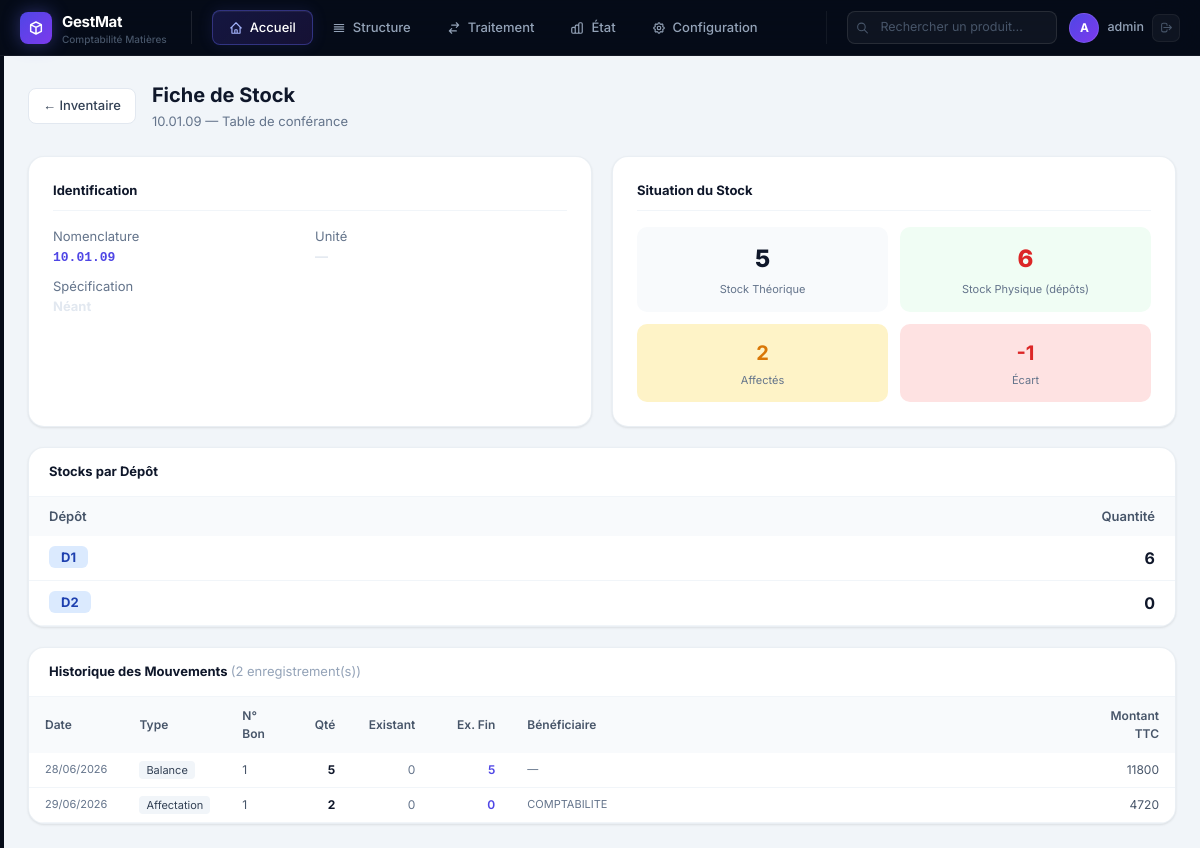
The page /etats/fiche-stock/742/ (signed in) on the database its author committed.
### matieres/models.py (models this page shows, shortened)
class Produit(models.Model):
    compte_principal = models.ForeignKey(
        ComptePrincipale, on_delete=models.SET_NULL, null=True, blank=True,
        related_name='produits', verbose_name="Compte principal"
    )
    sous_compte = models.ForeignKey(
        SousCompte, on_delete=models.SET_NULL, null=True, blank=True,
        related_name='produits', verbose_name="Sous-compte"
    )
    nomenclature = models.CharField(max_length=30, unique=True, verbose_name="Nomenclature")
    designation = models.CharField(max_length=300, verbose_name="Désignation")
    stock_global = models.IntegerField(default=0, verbose_name="Stock global")
    qte_affectation = models.IntegerField(default=0, verbose_name="Qté affectée")
    qte_sd = models.IntegerField(default=0, verbose_name="Qté sortie définitive")
    entree = models.IntegerField(default=0, verbose_name="Entrée")
    unite = models.ForeignKey(
        Unite, on_delete=models.SET_NULL, null=True, blank=True, verbose_name="Unité"
    )
    specification = models.CharField(max_length=300, blank=True, verbose_name="Spécification")
    observation = models.TextField(blank=True, verbose_name="Observation")
    qte_sp = models.IntegerField(default=0, verbose_name="Qté sortie provisoire")
    class Meta:
        verbose_name = "Produit"
        verbose_name_plural = "Produits"
        ordering = ['nomenclature']

class StockDepot(models.Model):
    produit = models.ForeignKey(
        Produit, on_delete=models.CASCADE, null=True, blank=True,
        related_name='stocks', verbose_name="Produit"
    )
    depot = models.ForeignKey(Depot, on_delete=models.CASCADE, verbose_name="Dépôt")
    nomenclature = models.CharField(max_length=30, verbose_name="Nomenclature")
    designation = models.CharField(max_length=300, verbose_name="Désignation")
    qte_stock = models.IntegerField(default=0, verbose_name="Quantité en stock")
    class Meta:
        verbose_name = "Stock Dépôt"
        verbose_name_plural = "Stocks Dépôts"
        ordering = ['depot', 'nomenclature']

class Depot(models.Model):
    code = models.CharField(max_length=20, unique=True, verbose_name="Code dépôt")
    class Meta:
        verbose_name = "Dépôt"
        verbose_name_plural = "Dépôts"
        ordering = ['code']

class Journal(models.Model):
    date_creation = models.DateField(null=True, blank=True, verbose_name="Date")
    num_bon = models.IntegerField(default=0, verbose_name="N° Bon")
    type_entree = models.CharField(max_length=100, verbose_name="Type opération")
    designation = models.CharField(max_length=300, verbose_name="Désignation")
    nomenclature = models.CharField(max_length=30, verbose_name="Nomenclature")
    specification = models.CharField(max_length=300, blank=True, verbose_name="Spécification")
    qte = models.IntegerField(default=0, verbose_name="Quantité")
    unite = models.CharField(max_length=50, blank=True, verbose_name="Unité")
    prix_ht = models.DecimalField(max_digits=15, decimal_places=2, default=0, verbose_name="Prix HT")
    prix_ttc = models.DecimalField(max_digits=15, decimal_places=2, default=0, verbose_name="Prix TTC")
    montant_ttc = models.DecimalField(max_digits=15, decimal_places=2, default=0, verbose_name="Montant TTC")
    beneficiaire = models.CharField(max_length=200, blank=True, verbose_name="Bénéficiaire")
    annee_exercice = models.IntegerField(null=True, blank=True, verbose_name="Année")
    depot = models.CharField(max_length=50, blank=True, verbose_name="Dépôt")
    observation = models.TextField(blank=True, verbose_name="Observation")
    existant = models.IntegerField(default=0, verbose_name="Existant")
    entree_periode = models.IntegerField(default=0, verbose_name="Entrée")
    sortie_periode = models.IntegerField(default=0, verbose_name="Sortie")
    existant_fin_periode = models.IntegerField(default=0, verbose_name="Existant fin période")
    montant_existant = models.DecimalField(max_digits=15, decimal_places=2, default=0, verbose_name="Montant existant")
    class Meta:
        verbose_name = "Journal"
        verbose_name_plural = "Journal des opérations"
        ordering = ['-date_creation', '-num_bon']

### matieres/views.py (the view)
# urls.py: path('etats/fiche-stock/<int:pk>/', views.fiche_stock, name='fiche_stock'),
@login_required
def fiche_stock(request, pk):
    produit = get_object_or_404(Produit, pk=pk)
    stocks_depot = StockDepot.objects.filter(produit=produit).select_related('depot')
    mouvements = Journal.objects.filter(nomenclature=produit.nomenclature).order_by('date_creation', 'id')
    total_physique = stocks_depot.aggregate(t=Sum('qte_stock'))['t'] or 0
    context = {
        'page_title': f'Fiche de Stock — {produit.nomenclature}',
        'produit': produit,
        'stocks_depot': stocks_depot,
        'mouvements': mouvements,
        'total_physique': total_physique,
        'ecart': produit.stock_global - total_physique,
    }
    return render(request, 'etats/fiche_stock.html', context)

### templates/etats/fiche_stock.html (shortened to what this page needs)
{% extends "base.html" %}
{% block content %}
<div style="display:flex;align-items:center;gap:16px;margin-bottom:24px">
  <a href="{% url 'matieres:inventaire_global' %}" class="btn-secondary" style="padding:7px 14px;font-size:13px">← Inventaire</a>
  <div>
    <h1 style="font-size:20px;font-weight:700;color:#0f172a">Fiche de Stock</h1>
    <p style="color:#64748b;font-size:13px;margin-top:2px">{{ produit.nomenclature }} — {{ produit.designation }}</p>
  </div>
</div>
<div style="display:grid;grid-template-columns:1fr 1fr;gap:20px;margin-bottom:20px">
  <div class="card">
    <h3 style="font-size:13px;font-weight:700;color:#0f172a;margin-bottom:16px;padding-bottom:10px;border-bottom:1px solid #f1f5f9">Identification</h3>
    <div style="display:grid;grid-template-columns:1fr 1fr;gap:10px;font-size:13px">
      <div><span style="color:#64748b">Nomenclature</span><br><strong style="font-family:monospace;color:#4f46e5">{{ produit.nomenclature }}</strong></div>
      <div><span style="color:#64748b">Unité</span><br><strong>{{ produit.unite.libelle|default:"—" }}</strong></div>
      {% if produit.specification %}
      <div style="grid-column:1/-1"><span style="color:#64748b">Spécification</span><br><strong>{{ produit.specification }}</strong></div>
      {% endif %}
    </div>
  </div>
  <div class="card">
    <h3 style="font-size:13px;font-weight:700;color:#0f172a;margin-bottom:16px;padding-bottom:10px;border-bottom:1px solid #f1f5f9">Situation du Stock</h3>
    <div style="display:grid;grid-template-columns:1fr 1fr;gap:12px">
      <div style="background:#f8fafc;border-radius:10px;padding:14px;text-align:center">
        <div style="font-size:24px;font-weight:800;color:#0f172a">{{ produit.stock_global }}</div>
        <div style="font-size:11px;color:#64748b;margin-top:4px">Stock Théorique</div>
      </div>
      <div style="background:#f0fdf4;border-radius:10px;padding:14px;text-align:center">
        <div style="font-size:24px;font-weight:800;color:{% if total_physique != produit.stock_global %}#dc2626{% else %}#16a34a{% endif %}">{{ total_physique }}</div>
        <div style="font-size:11px;color:#64748b;margin-top:4px">Stock Physique (dépôts)</div>
      </div>
      <div style="background:#fef3c7;border-radius:10px;padding:14px;text-align:center">
        <div style="font-size:20px;font-weight:700;color:#d97706">{{ produit.qte_affectation }}</div>
        <div style="font-size:11px;color:#64748b;margin-top:4px">Affectés</div>
      </div>
      <div style="background:{% if ecart != 0 %}#fee2e2{% else %}#f0fdf4{% endif %};border-radius:10px;padding:14px;text-align:center">
        <div style="font-size:20px;font-weight:700;color:{% if ecart != 0 %}#dc2626{% else %}#16a34a{% endif %}">
          {% if ecart > 0 %}+{% endif %}{{ ecart }}
        </div>
        <div style="font-size:11px;color:#64748b;margin-top:4px">Écart</div>
      </div>
    </div>
  </div>
</div>
{% if stocks_depot %}
<div class="card" style="margin-bottom:20px;padding:0;overflow:hidden">
  <div style="padding:14px 20px;border-bottom:1px solid #f1f5f9;font-size:13px;font-weight:700;color:#0f172a">Stocks par Dépôt</div>
  <table style="width:100%;border-collapse:collapse;font-size:13px">
    <thead>
      <tr style="background:#f8fafc">
        <th style="padding:10px 20px;text-align:left;font-weight:600;color:#475569">Dépôt</th>
        <th style="padding:10px 20px;text-align:right;font-weight:600;color:#475569">Quantité</th>
      </tr>
    </thead>
    <tbody>
      {% for sd in stocks_depot %}
      <tr class="table-row">
        <td style="padding:10px 20px">
          <span style="background:#dbeafe;color:#1e40af;padding:3px 12px;border-radius:6px;font-weight:700">{{ sd.depot.code }}</span>
        </td>
        <td style="padding:10px 20px;text-align:right;font-weight:700;font-size:16px;color:#0f172a">{{ sd.qte_stock }}</td>
      </tr>
      {% endfor %}
    </tbody>
  </table>
</div>
{% endif %}
<div class="card" style="padding:0;overflow:hidden">
  <div style="padding:14px 20px;border-bottom:1px solid #f1f5f9;font-size:13px;font-weight:700;color:#0f172a">
    Historique des Mouvements <span style="font-weight:400;color:#94a3b8">({{ mouvements.count }} enregistrement(s))</span>
  </div>
  {% if mouvements %}
  <table style="width:100%;border-collapse:collapse;font-size:12px">
    <thead>
      <tr style="background:#f8fafc">
        <th style="padding:10px 16px;text-align:left;font-weight:600;color:#475569;width:90px">Date</th>
        <th style="padding:10px 16px;text-align:left;font-weight:600;color:#475569;width:100px">Type</th>
        <th style="padding:10px 16px;text-align:left;font-weight:600;color:#475569;width:55px">N° Bon</th>
        <th style="padding:10px 16px;text-align:right;font-weight:600;color:#475569;width:70px">Qté</th>
        <th style="padding:10px 16px;text-align:right;font-weight:600;color:#475569;width:80px">Existant</th>
        <th style="padding:10px 16px;text-align:right;font-weight:600;color:#475569;width:80px">Ex. Fin</th>
        <th style="padding:10px 16px;text-align:left;font-weight:600;color:#475569">Bénéficiaire</th>
        <th style="padding:10px 16px;text-align:right;font-weight:600;color:#475569;width:100px">Montant TTC</th>
      </tr>
    </thead>
    <tbody>
      {% for j in mouvements %}
      <tr class="table-row">
        <td style="padding:8px 16px;color:#64748b;font-size:11px">{{ j.date_creation|date:"d/m/Y"|default:"—" }}</td>
        <td style="padding:8px 16px"><span style="background:#f1f5f9;padding:2px 7px;border-radius:4px;font-size:11px;color:#334155">{{ j.type_entree }}</span></td>
        <td style="padding:8px 16px;color:#475569">{{ j.num_bon|default:"—" }}</td>
        <td style="padding:8px 16px;text-align:right;font-weight:700;color:#0f172a">{{ j.qte }}</td>
        <td style="padding:8px 16px;text-align:right;color:#64748b">{{ j.existant }}</td>
        <td style="padding:8px 16px;text-align:right;font-weight:600;color:#4f46e5">{{ j.existant_fin_periode }}</td>
        <td style="padding:8px 16px;color:#64748b;font-size:11px">{{ j.beneficiaire|default:"—" }}</td>
        <td style="padding:8px 16px;text-align:right;color:#475569">{{ j.montant_ttc|floatformat:0 }}</td>
      </tr>
      {% endfor %}
    </tbody>
  </table>
  {% else %}
  <div style="padding:40px;text-align:center;color:#94a3b8">Aucun mouvement enregistré pour ce produit.</div>
  {% endif %}
</div>
{% endblock %}

### templates/base.html (shortened to what this page needs)
<!DOCTYPE html>
<html lang="fr" class="h-full">
<head>
  <script src="https://cdn.tailwindcss.com"></script>
</head>
<body>
<header class="topbar">
  <div class="logo-wrap">
    <div class="logo-icon">
      <svg width="16" height="16" fill="none" stroke="#fff" viewBox="0 0 24 24" stroke-width="2.2">
        <path stroke-linecap="round" stroke-linejoin="round" d="M20 7l-8-4-8 4m16 0l-8 4m8-4v10l-8 4m0-10L4 7m8 4v10M4 7v10l8 4"/>
      </svg>
    </div>
    <div>
      <div class="logo-text">GestMat</div>
      <div class="logo-sub">{% if societe %}{{ societe.nom|truncatechars:20 }}{% else %}Comptabilité Matières{% endif %}</div>
    </div>
  </div>
  <nav class="tab-nav" role="tablist">
    <a href="{% url 'matieres:dashboard' %}" class="tab-btn" data-tab="accueil" role="tab">
      <svg width="14" height="14" fill="none" stroke="currentColor" viewBox="0 0 24 24" stroke-width="2">
        <path stroke-linecap="round" stroke-linejoin="round" d="M3 12l2-2m0 0l7-7 7 7M5 10v10a1 1 0 001 1h3m10-11l2 2m-2-2v10a1 1 0 01-1 1h-3m-6 0a1 1 0 001-1v-4a1 1 0 011-1h2a1 1 0 011 1v4a1 1 0 001 1m-6 0h6"/>
      </svg>
      Accueil
    </a>
    <span class="tab-btn" data-tab="structure" role="tab" style="cursor:pointer">
      <svg width="14" height="14" fill="none" stroke="currentColor" viewBox="0 0 24 24" stroke-width="2">
        <path stroke-linecap="round" stroke-linejoin="round" d="M4 6h16M4 10h16M4 14h16M4 18h16"/>
      </svg>
      Structure
    </span>
    <span class="tab-btn" data-tab="traitement" role="tab" style="cursor:pointer">
      <svg width="14" height="14" fill="none" stroke="currentColor" viewBox="0 0 24 24" stroke-width="2">
        <path stroke-linecap="round" stroke-linejoin="round" d="M8 7h12m0 0l-4-4m4 4l-4 4m0 6H4m0 0l4 4m-4-4l4-4"/>
      </svg>
      Traitement
    </span>
    <span class="tab-btn" data-tab="etat" role="tab" style="cursor:pointer">
      État
    </span>
    <span class="tab-btn" data-tab="configuration" role="tab" style="cursor:pointer">
      Configuration
    </span>
  </nav>
  <div class="topbar-right">
    <div class="search-wrap">
      <svg class="search-icon" width="13" height="13" fill="none" stroke="currentColor" viewBox="0 0 24 24" stroke-width="2">
        <path stroke-linecap="round" stroke-linejoin="round" d="M21 21l-6-6m2-5a7 7 0 11-14 0 7 7 0 0114 0"/>
      </svg>
      <input type="text" placeholder="Rechercher un produit…" name="q"
        hx-get="{% url 'matieres:htmx_recherche_produit' %}"
        hx-trigger="keyup changed delay:300ms"
        hx-target="#search-results">
    </div>
    <div class="user-wrap">
      <div class="user-avatar">{{ request.user.username|first|upper }}</div>
      <span class="user-name">{{ request.user.get_full_name|default:request.user.username }}</span>
      <a href="{% url 'logout' %}" class="btn-logout" title="Déconnexion">
        <svg width="13" height="13" fill="none" stroke="currentColor" viewBox="0 0 24 24" stroke-width="2">
          <path stroke-linecap="round" stroke-linejoin="round" d="M17 16l4-4m0 0l-4-4m4 4H7m6 4v1a3 3 0 01-3 3H6a3 3 0 01-3-3V7a3 3 0 013-3h4a3 3 0 013 3v1"/>
        </svg>
      </a>
    </div>
  </div>
</header>
<div class="app-body">
  <main class="main-area" id="main-content">
    <div class="main-inner">
      {% block content %}{% endblock %}
    </div>
  </main>
</div>
</body>
</html>

### rows shown on the page
Produit: nomenclature "10.01.09", designation "Table de conférance", unite.libelle "—", specification "Néant", stock_global "5", qte_affectation "2"
StockDepot: depot.code "D1", qte_stock "6"
StockDepot: depot.code "D2", qte_stock "0"
Journal: date_creation "28/06/2026", type_entree "Balance", num_bon "1", qte "5", existant "0", existant_fin_periode "5", beneficiaire "—", montant_ttc "11800"
Journal: date_creation "29/06/2026", type_entree "Affectation", num_bon "1", qte "2", existant "0", existant_fin_periode "0", beneficiaire "COMPTABILITE", montant_ttc "4720"

### other values the page prints
{{ request.user.username|first|upper }} "A"
{{ request.user.get_full_name|default:request.user.username }} "admin"
{{ total_physique }} "6"
{{ ecart }} "-1"
{{ mouvements.count }} "2"
